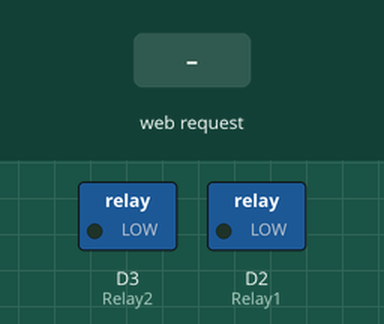
The sketch below on a simulated ESP8266 (NodeMCU). Shown: switched loads named in the sketch (green lamp = pin HIGH). Inputs (shaded band) come from the test bench. WiFi joins after 1.5 s; servers stay silent unless stated; what the sketch prints to the serial monitor is not drawn.

Above: at 2.7 s.
2.8 s: HTTP request GET /Relay1On received
At 3.3 s:
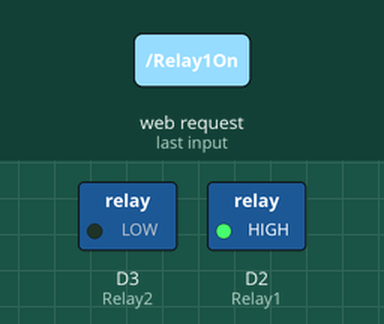
4.3 s: HTTP request GET /Relay2On received
At 5.5 s:
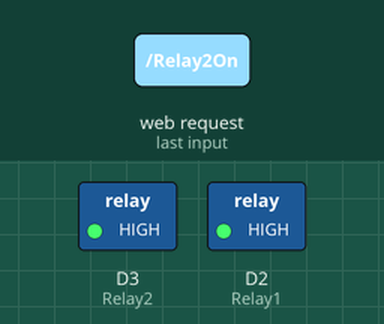
5.8 s: HTTP request GET /Relay1Off received
At 6.8 s:
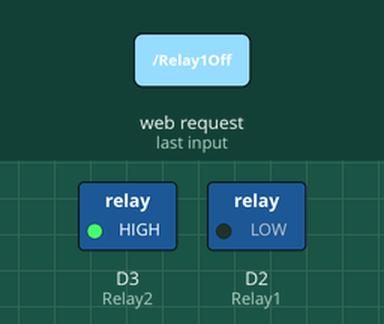
7.3 s: HTTP request GET /Relay2Off received
At 8.0 s:
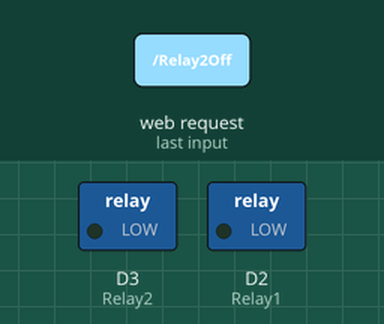
Timing chart, 0 to 9.8 s (numbered marks = the images above; inputs shaded):
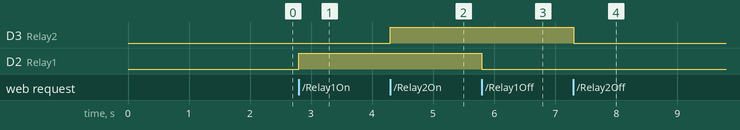

Measured:
- after the input at 2.8 s, D2 (Relay1): LOW → HIGH at once
- after the input at 4.3 s, D3 (Relay2): LOW → HIGH at once
- after the input at 5.8 s, D2 (Relay1): HIGH → LOW at once
- after the input at 7.3 s, D3 (Relay2): HIGH → LOW at once

The sketch:

Esp_home.ino
```cpp
#include <ESP8266WiFi.h>
WiFiClient client;
WiFiServer server(80);

/* WIFI settings */
const char* ssid = "";   //WIFI SSID
const char* password = "";    //WIFI PASSWORD

/* data received from application */
String  data ="";

int Relay1 = D2;
int Relay2=D3;

void setup()
{
Serial.begin(115200);
  WiFi.begin(ssid,password);
  Serial.println("Connecting");
  while(WiFi.status() != WL_CONNECTED) {
    delay(500);
    Serial.print(".");
  }
  Serial.println("");
  Serial.print("Connected to WiFi network with IP Address: ");
  Serial.println(WiFi.localIP());

  Serial.println("Timer set to 5 seconds (timerDelay variable), it will take 5 seconds before publishing the first reading.");

  pinMode(Relay1, OUTPUT);
  pinMode(Relay2, OUTPUT);

  digitalWrite(Relay1,LOW);
  digitalWrite(Relay2,LOW);

  /* start server communication */

   server.begin();
}

void loop()
{
    /* If the server available, run the "checkClient" function */
     /*unsigned long currentMillis = millis();
  if (currentMillis - previousMillis >=interval){
    switch (WiFi.status()){
      case WL_NO_SSID_AVAIL:
        Serial.println("Configured SSID cannot be reached");
        break;
      case WL_CONNECTED:
        Serial.println("Connection successfully established");
        break;
      case WL_CONNECT_FAILED:
        Serial.println("Connection failed");
        break;
    }
    Serial.printf("Connection status: %d\n", WiFi.status());
    Serial.print("RRSI: ");
    Serial.println(WiFi.RSSI());*/

    client = server.available();
    if (!client) return;
    data = checkClient ();
Serial.print(data);
/************************ Run function according to incoming data from application *************************/


    if (data == "Relay1On")
    {
      digitalWrite(Relay1,HIGH);
      }

    else if (data == "Relay1Off")
    {
      digitalWrite(Relay1,LOW);
      }

    else if (data == "Relay2On")
    {
      digitalWrite(Relay2,HIGH);
      }

    else if (data == "Relay2Off")
    {
      digitalWrite(Relay2,LOW);
      }
  }


/********************************** RECEIVE DATA FROM the APP ******************************************/
String checkClient (void)
{
  while(!client.available()) delay(1);
  String request = client.readStringUntil('\r');
  request.remove(0, 5);
  request.remove(request.length()-9,9);
  return request;
}
```
